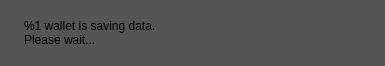
<?xml version="1.0" encoding="UTF-8"?>
<ui version="4.0">
 <class>ExitWidget</class>
 <widget class="QWidget" name="ExitWidget">
  <property name="geometry">
   <rect>
    <x>0</x>
    <y>0</y>
    <width>385</width>
    <height>66</height>
   </rect>
  </property>
  <property name="windowTitle">
   <string>Saving data</string>
  </property>
  <property name="styleSheet">
   <string notr="true">background-color: rgb(85, 85, 85);</string>
  </property>
  <layout class="QHBoxLayout" name="horizontalLayout" stretch="0,1">
   <item>
    <widget class="QLabel" name="m_clockLabel">
     <property name="text">
      <string/>
     </property>
    </widget>
   </item>
   <item>
    <widget class="QLabel" name="m_label">
     <property name="text">
      <string>%1 wallet is saving data.
Please wait...</string>
     </property>
    </widget>
   </item>
  </layout>
 </widget>
 <resources/>
 <connections/>
</ui>
